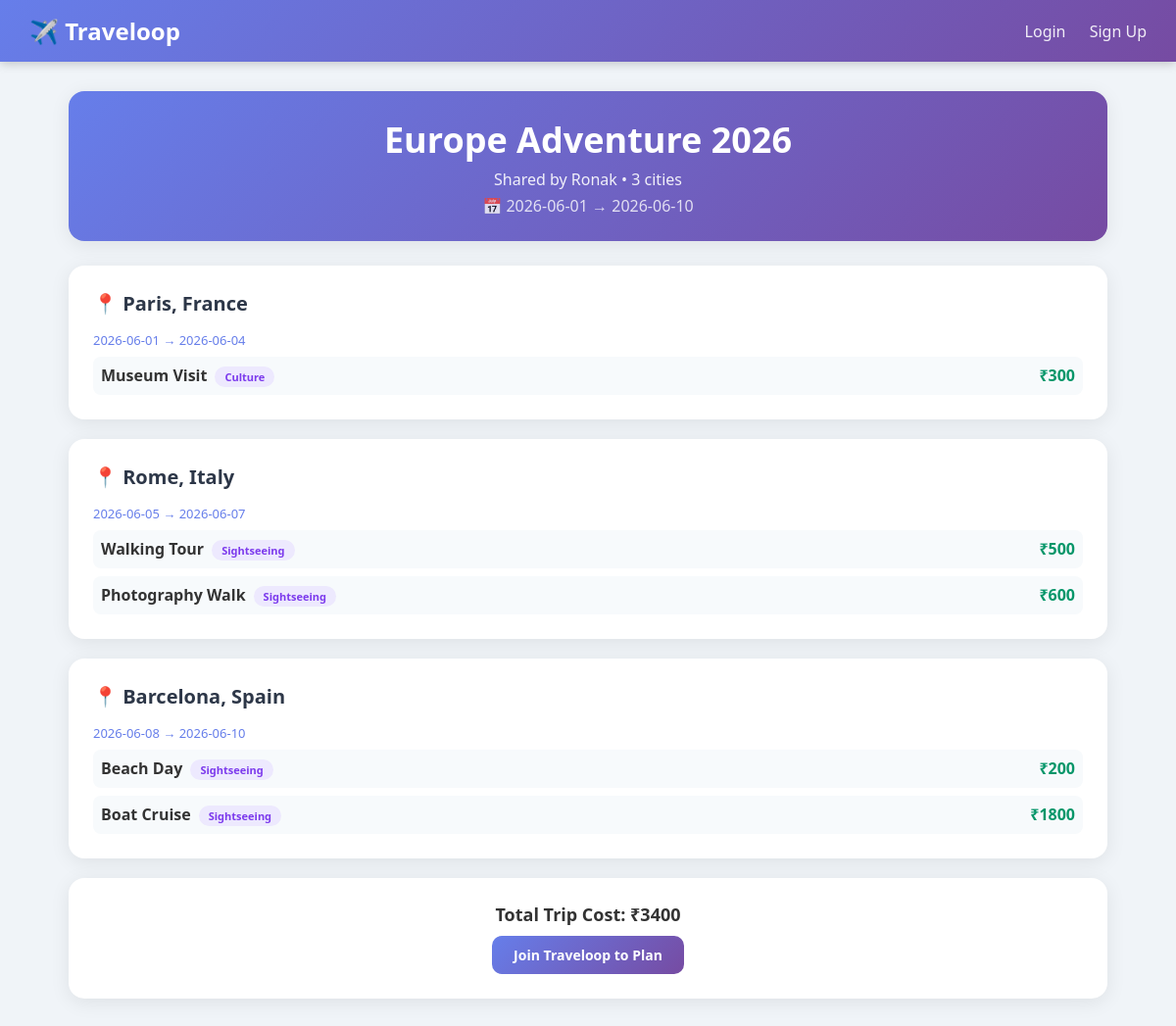
Screenshot of /public/1 with the database file from the repository.
### app.py (models this page shows)
class Trip(db.Model):
    id = db.Column(db.Integer, primary_key=True)
    name = db.Column(db.String(200), nullable=False)
    description = db.Column(db.Text)
    start_date = db.Column(db.Date)
    end_date = db.Column(db.Date)
    is_public = db.Column(db.Boolean, default=False)
    total_budget = db.Column(db.Float, default=0.0)
    created_at = db.Column(db.DateTime, default=datetime.utcnow)
    user_id = db.Column(db.Integer, db.ForeignKey('user.id'), nullable=False)
    stops = db.relationship('Stop', backref='trip', lazy=True, cascade='all, delete-orphan', order_by='Stop.order')
    notes = db.relationship('Note', backref='trip', lazy=True, cascade='all, delete-orphan')
    checklist = db.relationship('ChecklistItem', backref='trip', lazy=True, cascade='all, delete-orphan')

class User(UserMixin, db.Model):
    id = db.Column(db.Integer, primary_key=True)
    name = db.Column(db.String(100), nullable=False)
    email = db.Column(db.String(120), unique=True, nullable=False)
    password = db.Column(db.String(200), nullable=False)
    created_at = db.Column(db.DateTime, default=datetime.utcnow)
    trips = db.relationship('Trip', backref='user', lazy=True, cascade='all, delete-orphan')

class Stop(db.Model):
    id = db.Column(db.Integer, primary_key=True)
    city = db.Column(db.String(100), nullable=False)
    country = db.Column(db.String(100))
    start_date = db.Column(db.Date)
    end_date = db.Column(db.Date)
    order = db.Column(db.Integer, default=0)
    trip_id = db.Column(db.Integer, db.ForeignKey('trip.id'), nullable=False)
    activities = db.relationship('Activity', backref='stop', lazy=True, cascade='all, delete-orphan')

class Activity(db.Model):
    id = db.Column(db.Integer, primary_key=True)
    name = db.Column(db.String(200), nullable=False)
    category = db.Column(db.String(50), default='Sightseeing')
    cost = db.Column(db.Float, default=0.0)
    duration = db.Column(db.String(50))
    description = db.Column(db.Text)
    stop_id = db.Column(db.Integer, db.ForeignKey('stop.id'), nullable=False)

### app.py (the view)
@app.route('/public/<int:trip_id>')
def public_itinerary(trip_id):
    trip = Trip.query.get_or_404(trip_id)
    if not trip.is_public:
        flash('This trip is private', 'error')
        return redirect(url_for('index'))
    total_cost = sum(a.cost for s in trip.stops for a in s.activities)
    return render_template('public_itinerary.html', trip=trip, total_cost=total_cost)

### templates/public_itinerary.html
{% extends 'base.html' %}
{% block content %}
<div class="card" style="text-align:center;background:linear-gradient(135deg,#667eea,#764ba2);color:white;margin-bottom:25px">
  <h1 style="color:white;font-size:36px">{{trip.name}}</h1>
  <p style="opacity:0.9">Shared by {{trip.user.name}} • {{trip.stops|length}} cities</p>
  {% if trip.start_date %}<p style="opacity:0.8;margin-top:5px">📅 {{trip.start_date}} → {{trip.end_date}}</p>{% endif %}
</div>
{% for stop in trip.stops %}
<div class="card">
  <h2>📍 {{stop.city}}, {{stop.country or ''}}</h2>
  {% if stop.start_date %}<p style="color:#667eea;font-size:13px">{{stop.start_date}} → {{stop.end_date}}</p>{% endif %}
  {% for act in stop.activities %}
  <div style="display:flex;justify-content:space-between;padding:8px;background:#f7fafc;border-radius:8px;margin-top:8px">
    <div><span style="font-weight:600">{{act.name}}</span><span class="badge badge-purple" style="margin-left:8px">{{act.category}}</span></div>
    <span style="color:#059669;font-weight:700">₹{{act.cost|int}}</span>
  </div>
  {% endfor %}
</div>
{% endfor %}
<div class="card" style="text-align:center">
  <p style="font-size:18px;font-weight:700">Total Trip Cost: ₹{{total_cost|int}}</p>
  {% if current_user.is_authenticated %}
  <a href="/trip/create" class="btn btn-primary mt-10">Plan Similar Trip</a>
  {% else %}
  <a href="/signup" class="btn btn-primary mt-10">Join Traveloop to Plan</a>
  {% endif %}
</div>
{% endblock %}

### templates/base.html (shortened to what this page needs)
<!DOCTYPE html>
<html lang="en">
<head>
</head>
<body>
<nav>
  <a href="/" class="nav-brand">✈️ Traveloop</a>
  <div class="nav-links">
    {% if current_user.is_authenticated %}
      <a href="/dashboard">🏠 Home</a>
      <a href="/trips">🗺️ My Trips</a>
      <a href="/search/cities">🔍 Cities</a>
      <a href="/profile">👤 {{current_user.name}}</a>
      <a href="/logout">Logout</a>
    {% else %}
      <a href="/login">Login</a>
      <a href="/signup">Sign Up</a>
    {% endif %}
  </div>
</nav>
<div class="container">
{% block content %}{% endblock %}
</div>
</body>
</html>

### templates/base.html (style rules this page uses)
* { margin:0;padding:0;box-sizing:border-box }
body { font-family:'Segoe UI',sans-serif;background:#f0f4f8;color:#333 }
nav { background:linear-gradient(135deg,#667eea,#764ba2);padding:15px 30px;display:flex;justify-content:space-between;align-items:center;box-shadow:0 2px 10px rgba(0,0,0,0.2) }
.nav-brand { color:white;font-size:24px;font-weight:800;text-decoration:none }
.nav-links a { color:rgba(255,255,255,0.9);text-decoration:none;margin-left:20px;font-weight:500;transition:color 0.2s }
.container { max-width:1100px;margin:30px auto;padding:0 20px }
.card { background:white;border-radius:16px;padding:25px;box-shadow:0 4px 20px rgba(0,0,0,0.08);margin-bottom:20px }
.btn { display:inline-block;padding:10px 22px;border-radius:10px;border:none;cursor:pointer;font-weight:600;font-size:14px;text-decoration:none;transition:all 0.2s }
.btn-primary { background:linear-gradient(135deg,#667eea,#764ba2);color:white }
.badge { display:inline-block;padding:3px 10px;border-radius:20px;font-size:11px;font-weight:700 }
.badge-purple { background:#ede9fe;color:#7c3aed }
h1 { font-size:28px;font-weight:800;color:#1a202c;margin-bottom:5px }
h2 { font-size:20px;font-weight:700;color:#2d3748;margin-bottom:15px }
.mt-10 { margin-top:10px }

### rows the page displays
Trip: name "Europe Adventure 2026", start_date "2026-06-01", end_date "2026-06-10"
User: user.name "Ronak"
Stop: city "Paris", country "France", start_date "2026-06-01", end_date "2026-06-04"
Activity: name "Museum Visit", category "Culture", cost "300"
Stop: city "Rome", country "Italy", start_date "2026-06-05", end_date "2026-06-07"
Activity: name "Walking Tour", category "Sightseeing", cost "500"
Activity: name "Photography Walk", category "Sightseeing", cost "600"
Stop: city "Barcelona", country "Spain", start_date "2026-06-08", end_date "2026-06-10"
Activity: name "Beach Day", category "Sightseeing", cost "200"
Activity: name "Boat Cruise", category "Sightseeing", cost "1800"

### other values shown
{{ trip.stops|length }} "3"
{{ total_cost|int }} "3400"
